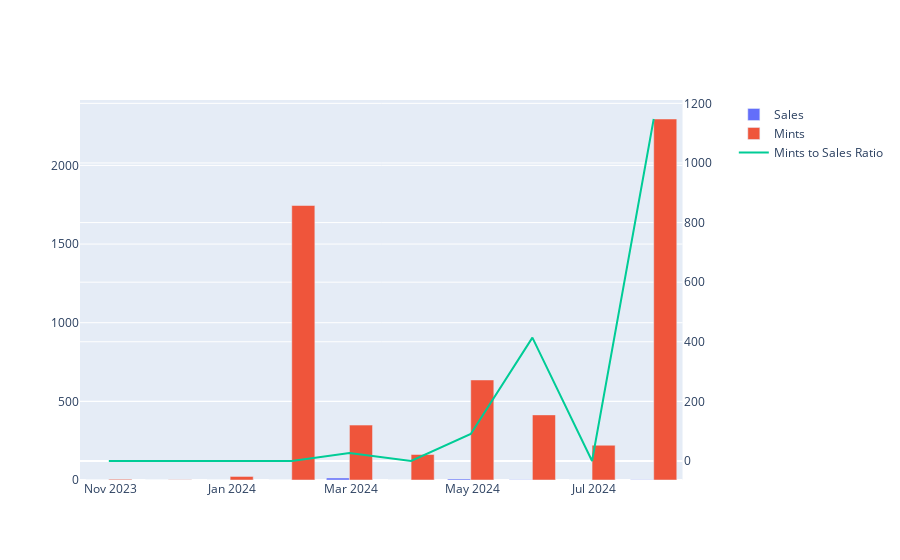

Notebook code cell kept with this figure:
### Code cell
mint_to_sales_fig = make_subplots(specs=[[{"secondary_y": True}]])

# Add bar chart for sales
mint_to_sales_fig.add_trace(
    go.Bar(
        x=monthly_mints.index,
        y=monthly_mints['sales'],
        name='Sales'
    ),
    secondary_y=False
)

mint_to_sales_fig.add_trace(
    go.Bar(
        x=monthly_mints.index,
        y=monthly_mints['mints'],
        name='Mints'
    ),
    secondary_y=False
)

# Add line chart for cumulative sales
mint_to_sales_fig.add_trace(
    go.Scatter(
        x=monthly_mints.index,
        y=monthly_mints['mint_to_sales_ratio'],
        name='Mints to Sales Ratio',
        mode='lines'
    ),
    secondary_y=True
)

# mint_to_sales_fig.show()

### Figure 1 — Plotly figure (JSON) as saved in the notebook; plotly's stock layout.template omitted (floating-point values rounded to 4 significant figures)
{"data": [{"name": "Sales", "type": "bar", "x": ["2023-10-31T00:00:00", "2023-11-30T00:00:00", "2023-12-31T00:00:00", "2024-01-31T00:00:00", "2024-02-29T00:00:00", "2024-03-31T00:00:00", "2024-04-30T00:00:00", "2024-05-31T00:00:00", "2024-06-30T00:00:00", "2024-07-31T00:00:00"], "xaxis": "x", "y": [0, 0, 0, 0, 13, 0, 7, 1, 0, 2], "yaxis": "y"}, {"name": "Mints", "type": "bar", "x": ["2023-10-31T00:00:00", "2023-11-30T00:00:00", "2023-12-31T00:00:00", "2024-01-31T00:00:00", "2024-02-29T00:00:00", "2024-03-31T00:00:00", "2024-04-30T00:00:00", "2024-05-31T00:00:00", "2024-06-30T00:00:00", "2024-07-31T00:00:00"], "xaxis": "x", "y": [5, 2, 23, 1745, 349, 162, 636, 414, 221, 2295], "yaxis": "y"}, {"mode": "lines", "name": "Mints to Sales Ratio", "type": "scatter", "x": ["2023-10-31T00:00:00", "2023-11-30T00:00:00", "2023-12-31T00:00:00", "2024-01-31T00:00:00", "2024-02-29T00:00:00", "2024-03-31T00:00:00", "2024-04-30T00:00:00", "2024-05-31T00:00:00", "2024-06-30T00:00:00", "2024-07-31T00:00:00"], "xaxis": "x", "y": [0, 0, 0, 0, 26.85, 0, 90.86, 414, 0, 1148.0], "yaxis": "y2"}], "layout": {"xaxis": {"anchor": "y", "domain": [0, 0.94]}, "yaxis": {"anchor": "x", "domain": [0, 1]}, "yaxis2": {"anchor": "x", "overlaying": "y", "side": "right"}}}
